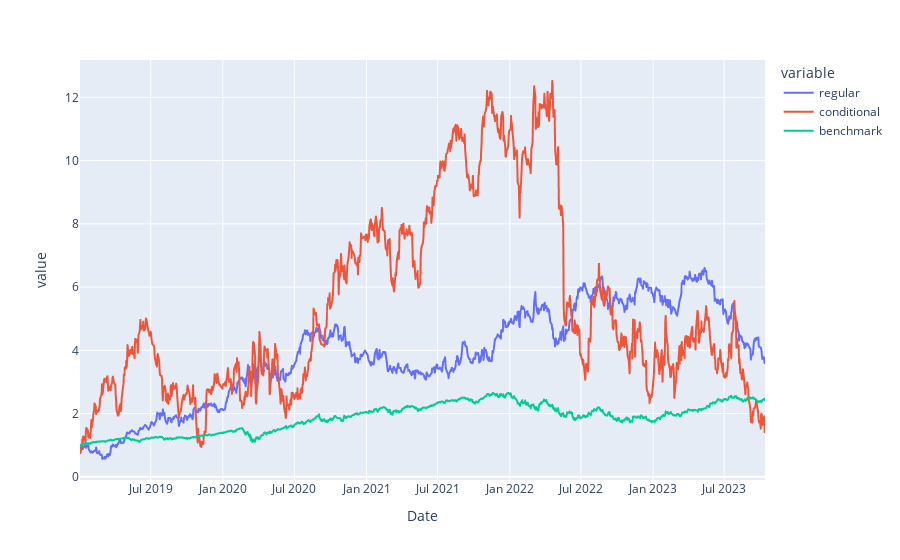

The notebook cell this image was saved under:
### Code cell
import plotly.express as px

total_markowitz_conditional = markowitz_conditional.sum(axis=1)
total_markowitz = markowitz.sum(axis=1)
benchmark = yf.Ticker('QQQ').history(start=start_date_local)['Close']

comparison = pd.DataFrame(index=yf.Ticker('AAPL').history(start=start_date_local).index)
comparison['regular'] = total_markowitz
comparison['conditional'] = total_markowitz_conditional
comparison['benchmark'] = benchmark/benchmark.iloc[0]

#px.line(total_portfolio_value, SPY)
px.line(comparison)

### Figure 1 — Plotly figure (JSON) as saved in the notebook; plotly's stock layout.template omitted (floating-point values rounded to 4 significant figures; data arrays with more than 128 entries replaced by an {"elided": "..."} marker saying what was removed)
{"data": [{"hovertemplate": "variable=regular<br>Date=%{x}<br>value=%{y}<extra></extra>", "legendgroup": "regular", "line": {"color": "#636efa", "dash": "solid"}, "marker": {"symbol": "circle"}, "mode": "lines", "name": "regular", "showlegend": true, "type": "scattergl", "x": {"elided": "1205 str values"}, "xaxis": "x", "y": {"elided": "1205 float values"}, "yaxis": "y"}, {"hovertemplate": "variable=conditional<br>Date=%{x}<br>value=%{y}<extra></extra>", "legendgroup": "conditional", "line": {"color": "#EF553B", "dash": "solid"}, "marker": {"symbol": "circle"}, "mode": "lines", "name": "conditional", "showlegend": true, "type": "scattergl", "x": {"elided": "1205 str values"}, "xaxis": "x", "y": {"elided": "1205 float values"}, "yaxis": "y"}, {"hovertemplate": "variable=benchmark<br>Date=%{x}<br>value=%{y}<extra></extra>", "legendgroup": "benchmark", "line": {"color": "#00cc96", "dash": "solid"}, "marker": {"symbol": "circle"}, "mode": "lines", "name": "benchmark", "showlegend": true, "type": "scattergl", "x": {"elided": "1205 str values"}, "xaxis": "x", "y": {"elided": "1205 float values"}, "yaxis": "y"}], "layout": {"autosize": true, "legend": {"title": {"text": "variable"}, "tracegroupgap": 0}, "margin": {"t": 60}, "xaxis": {"anchor": "y", "autorange": true, "domain": [0, 1], "range": ["2019-01-02", "2023-10-13"], "title": {"text": "Date"}, "type": "date"}, "yaxis": {"anchor": "x", "autorange": true, "domain": [0, 1], "range": [-0.1009, 13.18], "title": {"text": "value"}, "type": "linear"}}}
